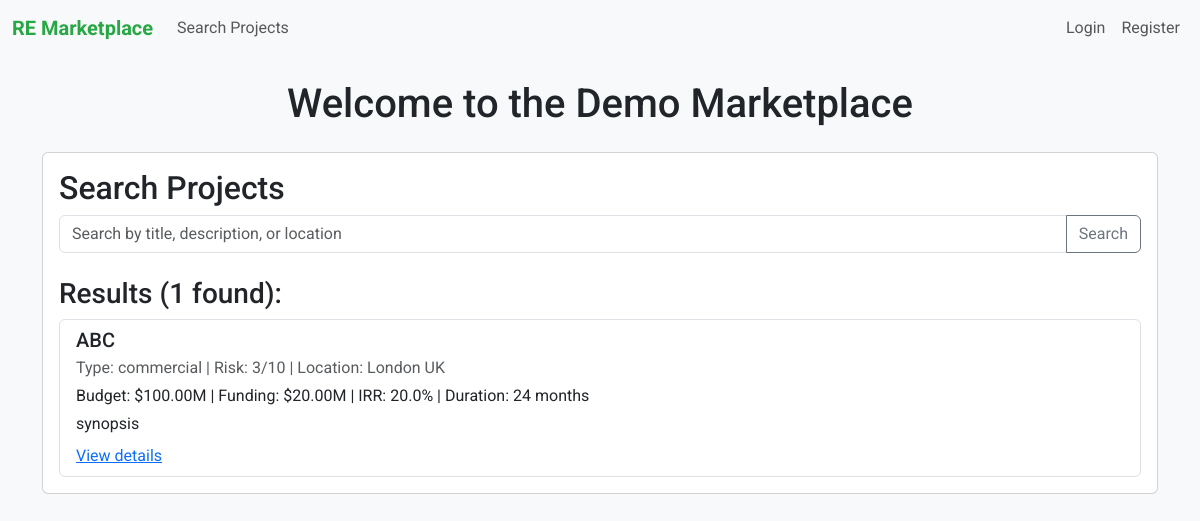
Before: /search with the older database file.
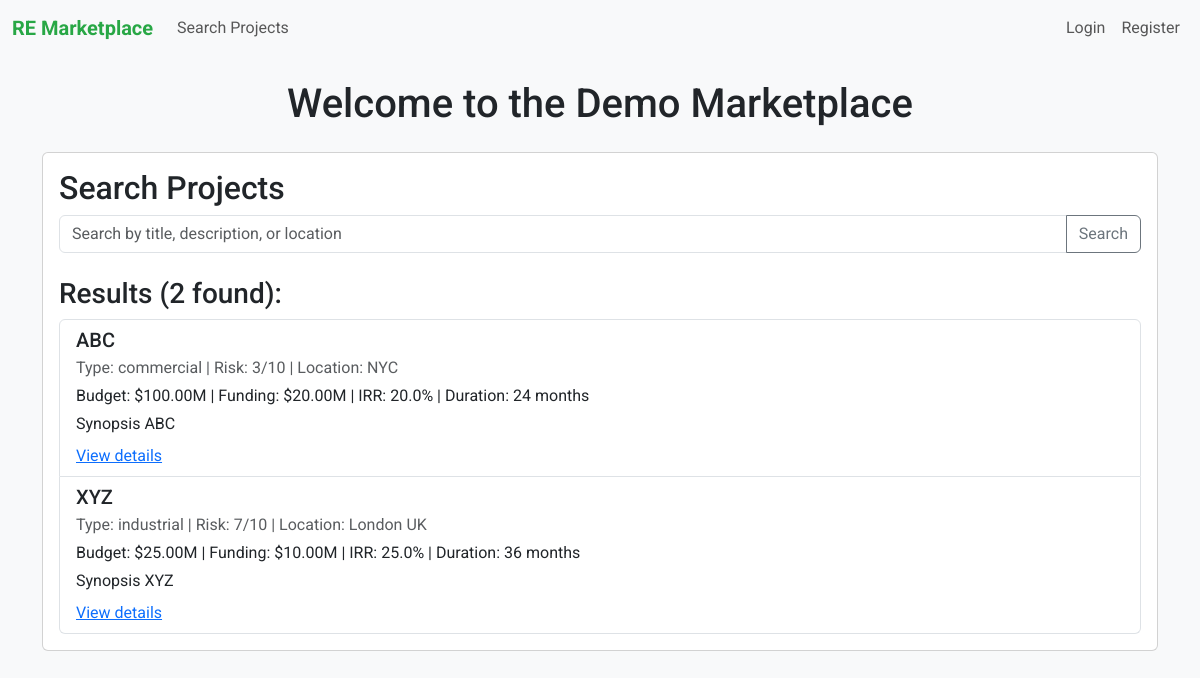
After: the same page with the newer database file.
### models.py (models this page shows, shortened)
class Project(db.Model):
    id = db.Column(db.Integer, primary_key=True)
    title = db.Column(db.String(200), nullable=False)
    description = db.Column(db.Text, nullable=False)
    project_type = db.Column(db.String(50), default='commercial')  # e.g., 'residential', 'commercial'
    budget = db.Column(db.Float, nullable=False)
    funding = db.Column(db.Float, nullable=False)
    duration = db.Column(db.Integer, nullable=True)
    irr = db.Column(db.Float, nullable=False)
    location = db.Column(db.String(100), nullable=False)
    risk_level = db.Column(db.Integer, default=5)  # 1-10 scale
    secured = db.Column(db.String(50), default='mezz')
    attachment_path = db.Column(db.String(300))
    timeline = db.Column(db.String(200), nullable=True)
    exit_strategy = db.Column(db.String(200), nullable=True)
    developer_tr = db.Column(db.String(200), nullable=True)
    website = db.Column(db.String(200), nullable=True)
    preapproved_facility = db.Column(db.String(100), nullable=True)
    brand_partnership = db.Column(db.String(100), nullable=True)
    MOIC_EM = db.Column(db.Float, nullable=True)
    sponsor_equity = db.Column(db.Float, nullable=False)
    user_id = db.Column(db.Integer, db.ForeignKey('user.id'), nullable=False)  # New: Links to user

### app.py (the view)
@app.route('/search', methods=['GET', 'POST'])
def search():
    query = request.form.get('query', '') if request.method == 'POST' else ''
    projects = Project.query.all() if not query else Project.query.filter(
        Project.title.contains(query) | Project.description.contains(query) | Project.location.contains(query)
    ).all()
    return render_template('search.html', projects=projects, query=query)

### templates/search.html
{% extends "base.html" %}
{% block content %}
<div class="card">
  <div class="card-body">
    <h2 class="card-title">Search Projects</h2>
    <form method="POST" class="mb-4">
      <div class="input-group">
        <input type="text" name="query" class="form-control"
               placeholder="Search by title, description, or location"
               value="{{ query }}">
        <button type="submit" class="btn btn-outline-secondary">Search</button>
      </div>
    </form>
    <h3>Results ({{ projects|length }} found):</h3>
    {% if projects %}
      <div class="list-group">
        {% for project in projects %}
          <div class="list-group-item position-relative">
            <h5 class="mb-1">{{ project.title }}</h5>
            <p class="mb-1 text-muted">
              Type: {{ project.project_type }} |
              Risk: {{ project.risk_level }}/10 |
              Location: {{ project.location }}
            </p>
            <p class="mb-1">
              Budget: ${{ "%.2f"|format(project.budget) }}M |
              Funding: ${{ "%.2f"|format(project.funding) }}M |
              IRR: {{ "%.1f"|format(project.irr) }}% |
              Duration: {{ project.duration if project.duration is not none else "—" }} months
            </p>
            <p class="mb-2">
              {{ project.description[:180] }}{% if project.description|length > 180 %}…{% endif %}
            </p>
            <a href="{{ url_for('project_detail', project_id=project.id) }}"
               class="stretched-link">View details</a>
          </div>
        {% endfor %}
      </div>
    {% else %}
      <p class="text-muted">No projects found. <a href="{{ url_for('upload') }}">Upload one?</a></p>
    {% endif %}
  </div>
</div>
{% endblock %}

Changed rows visible on the page:
changed Project "ABC": location "London UK" → "NYC"; description "synopsis" → "Synopsis ABC"
added Project: title "XYZ", project_type "industrial", risk_level "7", location "London UK", budget "25.00", funding "10.00", irr "25.0", duration "36", description "Synopsis XYZ"
Other visible differences:
{{ projects|length }}: "1" → "2"
